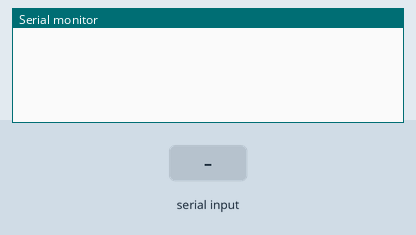
The sketch below on a simulated Arduino Uno, built with avr-gcc and run on an emulated ATmega328P. Parts: the last lines printed to the serial monitor. Inputs (shaded band) come from the test bench.

Above: at 1.2 s.
1.3 s: "0" received over Serial
At 1.9 s:
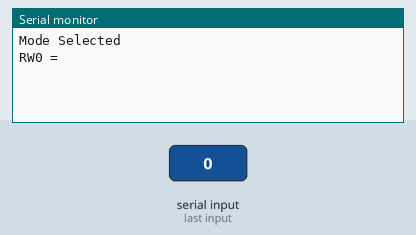
2.8 s: "90,45,200\n" received over Serial
At 3.4 s:
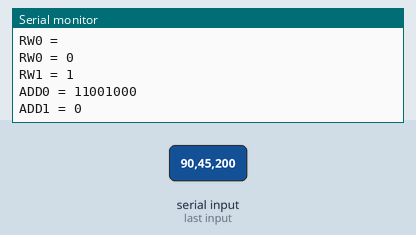
4.3 s: "5\n" received over Serial
At 5.4 s:
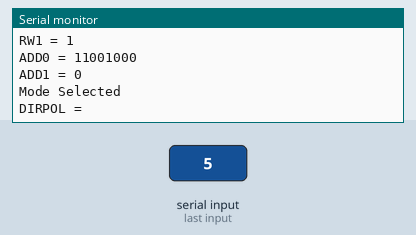

The sketch:

MasterBDC.ino
```cpp
char mode;
int DataIn=0;
String ModeString[7] = {
  "RW0 = ", "RW1 = ", "ADD0 = ", "ADD1 = ", "ENPOL = ", "DIRPOL = ", "SPEED = 3"};
boolean ModeSelect = false;
byte RW0 =0;
byte RW1 = 0;
byte ADD0 = 0;
byte ADD1 = 0;

void setup(){
  Serial.begin(9600);
  Serial.setTimeout(50);
  while (!Serial){
  }
}

void parse(char mode){
  switch(mode){

    case '0':
      if(Serial.available() > 0){
        DataIn = Serial.parseInt();
        bitWrite(RW0,0,bitRead(DataIn,0));
        Serial.print(ModeString[0]);
        Serial.println(String(RW0, BIN));
        ModeSelect=false;
      }

    case '1':
      if(Serial.available() > 0){
        DataIn = Serial.parseInt();
        bitWrite(RW1,0,bitRead(DataIn,0));
        Serial.print(ModeString[1]);
        Serial.println(String(RW1, BIN));
        ModeSelect=false;
      }

    case '2':
      if(Serial.available() > 0){
        DataIn = Serial.parseInt();
        for (int i=0 ; i < 8; i++){
          bitWrite(ADD0,i,bitRead(DataIn,i));
        }
        Serial.print(ModeString[2]);
        Serial.println(String(ADD0, BIN));
        ModeSelect=false;
      }

       case '3':
      if(Serial.available() > 0){
        DataIn = Serial.parseInt();
        for (int i=0 ; i < 8; i++){
          bitWrite(ADD1,i,bitRead(DataIn,i));
        }
        Serial.print(ModeString[3]);
        Serial.println(String(ADD1, BIN));
        ModeSelect=false;
      }
}
}
void loop(){

  if(ModeSelect == false){
    if(Serial.available() > 0){
      char inByte = Serial.read();
      mode = inByte;
      ModeSelect = true;
      Serial.println("Mode Selected");
      Serial.println(ModeString[mode-'0']);
    }
  }

  if(ModeSelect == true){
    parse(mode);

  }


}
```

Measured:
- after the input at 1.3 s, the serial monitor: prints a new line at once (image 1)
- after the input at 2.8 s, the serial monitor: prints a new line at once (image 2)
- after the input at 4.3 s, the serial monitor: prints a new line at once (image 3)
